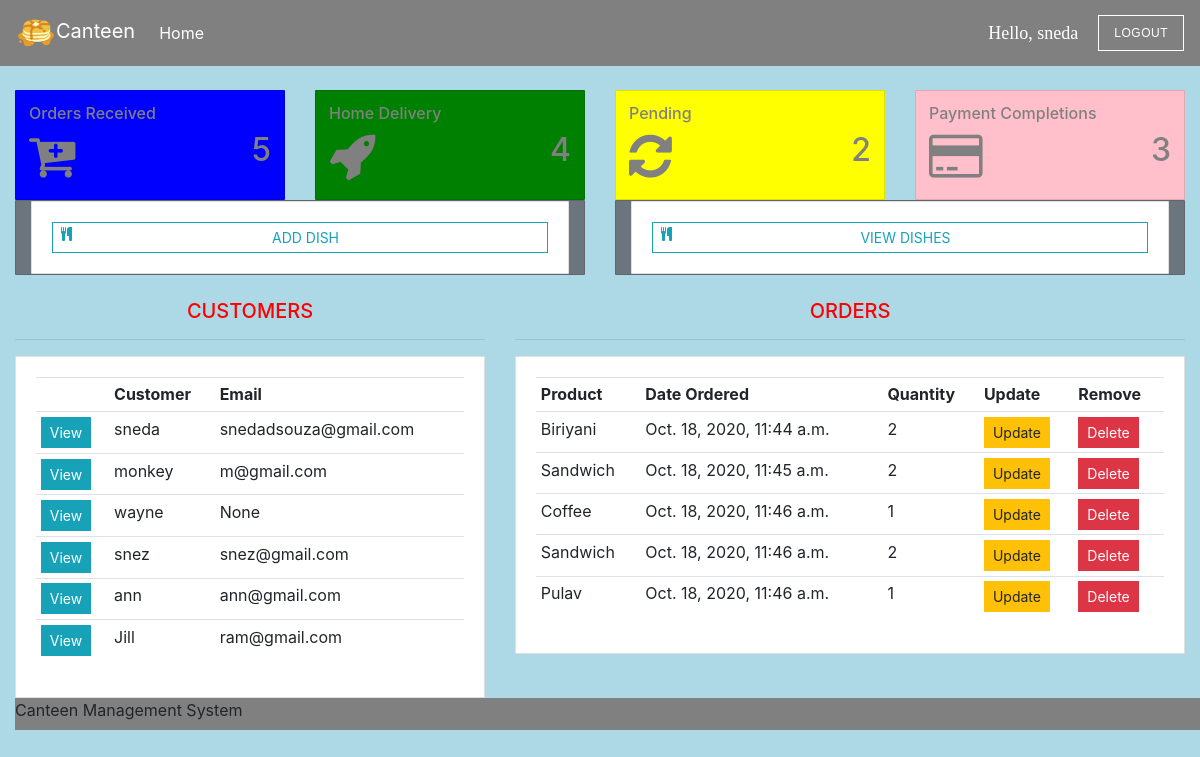
The page /dashboard/ (signed in) on the database its author committed.
### food/models.py (models this page shows, shortened)
class Customer(models.Model):
    user = models.OneToOneField(User, on_delete = models.CASCADE, null = True, blank = True)
    name = models.CharField(max_length = 200, null = True)
    email = models.EmailField(max_length = 200, null = True)

class OrderItem(models.Model):
    product = models.ForeignKey(Product, on_delete=models.SET_NULL, null=True)
    order = models.ForeignKey(Order, on_delete=models.SET_NULL, null=True)
    quantity = models.IntegerField(default=0, null=True, blank=True)
    date_added = models.DateTimeField(auto_now_add=True)

class Product(models.Model):
    CATEGORY = (
        ('Breakfast', 'Breakfast'),
        ('Lunch', 'Lunch'),
        ('Dinner', 'Dinner'),
        ('Todayspl', 'Todays special'),
    )
    name = models.CharField(max_length=200, null=True)
    price = models.DecimalField(max_digits=7, decimal_places=2)
    category = models.CharField(max_length=200, null=True, choices=CATEGORY)
    image = models.ImageField(null=True, blank=True)
    def __str__(self):
        return self.name

### food/decorators.py (the view)
    def wrapper_func(request, *args, **kwargs):
        if not request.user.is_staff:
            return redirect('menu')
        else:
            return view_func(request, *args, **kwargs)

### food/views.py (called while the page is built)
@admin_only
def dashboard(request):
    orders = Order.objects.all()
    orderitems = OrderItem.objects.all()
    customers = Customer.objects.all()
    products = Product.objects.all()
    total_customers = customers.count()
    total_orders = orders.count()
    delivered = orders.filter(home_delivery='Yes').count()
    pending = orders.filter(complete='False').count()
    payment = orders.filter(complete='True').count()
    context = {'orders': orders, 'customers': customers,'orderitems':orderitems,'products':products,'payment':payment,
               'total_customers': total_customers, 'total_orders': total_orders, 'delivered': delivered, 'pending': pending}
    return render(request,'food/dashboard.html',context)

### food/templates/food/dashboard.html (shortened to what this page needs)
{% extends 'food/main.html' %}
{% load static %}
{% block d %}
<br>
<div class="col" class="container">
    <div class="row">
        <div class="col-md-4 col-xl-3">
            <div class="card bg-c-blue order-card">
                <div id="b" class="card-block">
                    <h6 class="m-b-20 r">Orders Received</h6>
                    <h2 class="text-right r"><i class="fa fa-cart-plus f-left"></i><span>{{total_orders}}</span></h2>
                </div>
            </div>
        </div>
        <div class="col-md-4 col-xl-3">
            <div class="card bg-c-green order-card">
                <div class="card-block">
                    <h6 class="m-b-20 r">Home Delivery</h6>
                    <h2 class="text-right r"><i class="fa fa-rocket f-left"></i><span>{{delivered}}</span></h2>
                </div>
            </div>
        </div>
        <div class="col-md-4 col-xl-3">
            <div class="card bg-c-yellow order-card">
                <div class="card-block">
                    <h6 class="m-b-20 r">Pending</h6>
                    <h2 class="text-right r"><i class="fa fa-refresh f-left"></i><span>{{pending}}</span></h2>
                </div>
            </div>
        </div>
        <div class="col-md-4 col-xl-3">
            <div class="card bg-c-pink order-card">
                <div class="card-block">
                    <h6 class="m-b-20 r">Payment Completions</h6>
                    <h2 class="text-right r"><i class="fa fa-credit-card f-left"></i><span>{{payment}}</span></h2>
                </div>
            </div>
        </div>
    </div>
<div class="row">
    <div class="col-sm-6 text-center">
        <div class="card bg-secondary col-md">
            <div class=" card card-body">
            <a href="{% url 'add_product' %}" class="btn btn-sm btn-outline-info"><i class="fa fa-cutlery f-left"></i>ADD DISH</a>
            </div>
        </div>
    </div>
    <div class="col-sm-6 text-center">
        <div class="card bg-secondary col-md">
            <div class=" card card-body">
                <a href="{% url 'view_product' %}" class="btn btn-sm btn-outline-info"><i class="fa fa-cutlery f-left"></i>VIEW DISHES</a>
            </div>
        </div>
    </div>
</div>
<br>
<div class="row">
    <div class="col-md-5">
        <h5 style="text-align: center;">CUSTOMERS</h5>
        <hr>
        <div class="card card-body">
            <table class="table table-sm">
                <tr>
                    <th></th>
                    <th>Customer</th>
                    <th>Email</th>
                </tr>
                {% for customer in customers %}
                <tr>
                    <td><a href="{% url 'customer' customer.id %}" class="btn btn-sm btn-info  ">View</a></td>
                    <td>{{customer.name}}</td>
                    <td>{{customer.email}}</td>
                </tr>
                {% endfor %}
            </table>
        </div>
    </div>
    <div class="col-md-7">
        <h5 style="text-align: center;">ORDERS</h5>
        <hr>
        <div class="card card-body">
            <table class="table table-sm">
                <tr>
                    <th>Product</th>
                    <th>Date Ordered</th>
                    <th>Quantity</th>
                    <th>Update</th>
                    <th>Remove</th>
                </tr>
                {% for order in orders  %}
                {% for orderitem in orderitems %}
                <tr>
                    {% if orderitem.order.id == order.id %}
                    <td>{{orderitem.product}}</td>
                    <td>{{orderitem.date_added}}</td>
                    <td>{{orderitem.quantity}}</td>
                    <td><a class="btn btn-sm btn-warning" href="{% url 'update_order' orderitem.id %}">Update</a></td>
                    <td><a class="btn btn-sm btn-danger" href="{% url 'cancel_order' orderitem.order.id orderitem.id %}">Delete</a></td>
                    {% endif %}
                </tr>
                {% endfor %}
                {% endfor %}
            </table>
        </div>
    </div>
</div>
{% endblock %}

### food/templates/food/main.html (shortened to what this page needs)
<!DOCTYPE html>
{% load static %}
<html lang="en">
  <head>
    <link
      rel="stylesheet"
      href="https://stackpath.bootstrapcdn.com/bootstrap/4.5.2/css/bootstrap.min.css"
    />
    <link href="https://maxcdn.bootstrapcdn.com/font-awesome/4.3.0/css/font-awesome.min.css" rel="stylesheet">
    <link rel="stylesheet" type="text/css" href="{% static 'css/main.css' %}" />
  </head>
  <body>
    <nav class="navbar navbar-expand-lg navbar-dark bg-dark">
      {% if not user.is_staff %}
      <a class="navbar-brand" href="{% url 'menu' %}">
        <img src="{% static 'images/logo.jpg' %}" class="img-responsive"/>Canteen Manager</a>
        {% else %}
        <a class="navbar-brand" href="{% url 'dashboard' %}">
          <img src="{% static 'images/logo.jpg' %}" class="img-responsive" />Canteen</a>
        {% endif %}
      <div  class="collapse navbar-collapse" id="navbarSupportedContent">
        <ul  class="navbar-nav mr-auto">
          <li class="nav-item active">
            {% if not user.is_staff %}
            <a class="nav-link" href="{% url 'menu' %}">Home <span class="sr-only">(current)</span></a>
            {% else %}
            <a class="nav-link" href="{% url 'dashboard' %}">Home <span class="sr-only">(current)</span></a>
            {%endif%}
          </li>
        </ul>
        <div class="form-inline my-2 my-lg-0">
          {% if user.is_authenticated %}
          <span class ='msg'>Hello, {{request.user}}</span>
          <a href="{% url 'logout' %}" class="butn my-2 my-sm-0">Logout</a>
          {% endif %}
        </div>
      </div>
    </nav>
    {% if  user.is_staff %}
        {% block d %}
        {% endblock %}
      {% else %}
          {% block content %}
          {% endblock %}
    {% endif %}
    <footer class="footer">
      <p id="foo">Canteen Management System</p>
    </footer>
  </body>
</html>

### static/css/main.css (style rules this page uses)
body { background-color: lightblue; }
h1,h2,h3,h4,h5,h6 { color:red; }
.bg-dark { background-color: grey!important; }
.btn { border-radius: 0px; }
.img-responsive { height: auto; width: auto; max-height: 40px; max-width: 250px; }
.butn { background-color: grey; border: 1px solid white; color: green; display: inline-block; font: 12px Arial; padding: 10px 15px; text-decoration: none; text-transform: uppercase; letter-spacing: 0.5px; }
.butn, .butn:hover, .butn:focus, .butn:active { color: white; }
.order-card .r { color: grey; }
.bg-c-blue { background: blue; }
.bg-c-green { background: green; }
.bg-c-yellow { background: yellow; }
.bg-c-pink { background: pink; }
.card { border-radius: 1px; }
.card .card-block { padding: 13px; }
.order-card i { font-size: 50px; }
.f-left { float: left; }
.footer { width: 100vw; height: 2rem; background: grey; margin-top: auto; }

### food/templates/food/main.html (style rules this page uses)
.msg { font-size: 18px; color: #fff; margin-right: 20px; font-family: Raleway; }

### rows shown on the page
Customer: name "sneda", email "snedadsouza@gmail.com"
Customer: name "monkey", email "m@gmail.com"
Customer: name "wayne", email "None"
Customer: name "snez", email "snez@gmail.com"
Customer: name "ann", email "ann@gmail.com"
Customer: name "Jill", email "ram@gmail.com"
OrderItem: product "Biriyani", date_added "Oct. 18, 2020, 11:44 a.m.", quantity "2"
OrderItem: product "Sandwich", date_added "Oct. 18, 2020, 11:45 a.m.", quantity "2"
OrderItem: product "Coffee", date_added "Oct. 18, 2020, 11:46 a.m.", quantity "1"
OrderItem: product "Sandwich", date_added "Oct. 18, 2020, 11:46 a.m.", quantity "2"
OrderItem: product "Pulav", date_added "Oct. 18, 2020, 11:46 a.m.", quantity "1"

### other values the page prints
{{ request.user }} "sneda"
{{ total_orders }} "5"
{{ delivered }} "4"
{{ pending }} "2"
{{ payment }} "3"
